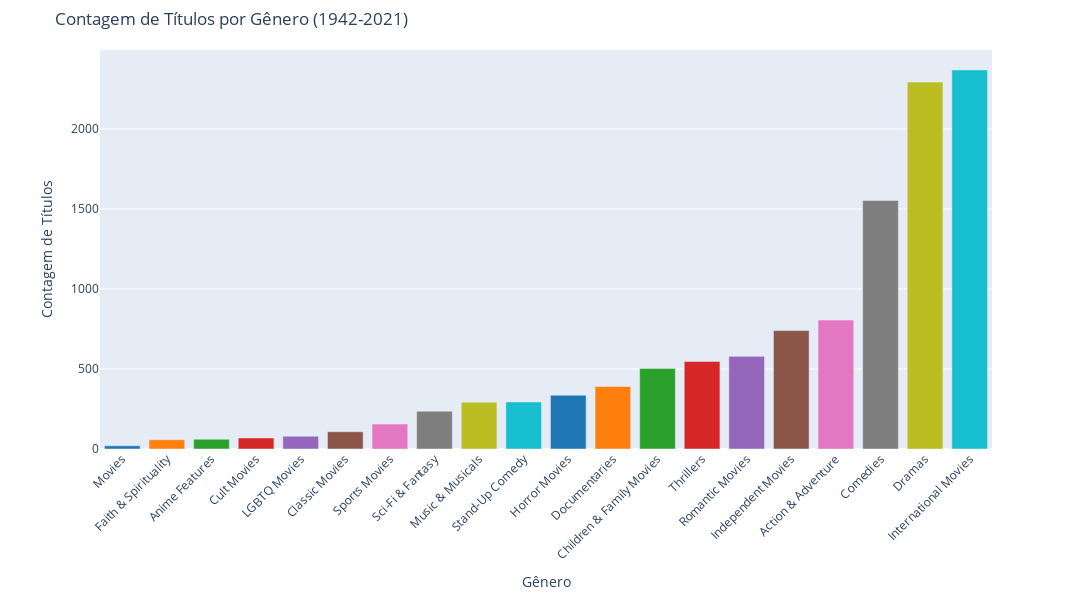

The code cell stored with this chart in its notebook:
### Code cell
# Ordenar a contagem de gêneros do menor para o maior
genero_contagem = df['Genero'].str.split(', ', expand=True).stack().value_counts()
genero_contagem = genero_contagem.sort_values()

# Definindo uma paleta de cores
cores_rgb = ['rgb(31, 119, 180)', 'rgb(255, 127, 14)', 'rgb(44, 160, 44)', 'rgb(214, 39, 40)', 
             'rgb(148, 103, 189)', 'rgb(140, 86, 75)', 'rgb(227, 119, 194)', 'rgb(127, 127, 127)', 
             'rgb(188, 189, 34)', 'rgb(23, 190, 207)']

# Criando o gráfico de barras
fig = go.Figure()

# Adicionando as barras ao gráfico com cores diferentes para cada barra
for i, (genero, contagem) in enumerate(zip(genero_contagem.index, genero_contagem.values)):
    fig.add_trace(go.Bar(x=[genero], y=[contagem], marker_color=cores_rgb[i % len(cores_rgb)]))

# Atualizando o layout do gráfico
fig.update_layout(title='Contagem de Títulos por Gênero (1942-2021)',
                  xaxis_title='Gênero',
                  yaxis_title='Contagem de Títulos',
                  xaxis=dict(tickangle=-45, tickmode='array', tickvals=genero_contagem.index, ticktext=genero_contagem.index),  # Definindo texto do eixo x
                  height=600,  # Altura do gráfico
                  width=1130,  # Largura do gráfico
                  showlegend=False,
                  margin=dict(l=100, r=100, t=50, b=50))  # Definindo as margens

# Mostrando o gráfico
fig.show()

### Figure 1 — Plotly figure (JSON) as saved in the notebook; plotly's stock layout.template omitted (floating-point values rounded to 4 significant figures)
{"data": [{"marker": {"color": "rgb(31, 119, 180)"}, "type": "bar", "x": ["Movies"], "y": [20]}, {"marker": {"color": "rgb(255, 127, 14)"}, "type": "bar", "x": ["Faith & Spirituality"], "y": [58]}, {"marker": {"color": "rgb(44, 160, 44)"}, "type": "bar", "x": ["Anime Features"], "y": [61]}, {"marker": {"color": "rgb(214, 39, 40)"}, "type": "bar", "x": ["Cult Movies"], "y": [69]}, {"marker": {"color": "rgb(148, 103, 189)"}, "type": "bar", "x": ["LGBTQ Movies"], "y": [80]}, {"marker": {"color": "rgb(140, 86, 75)"}, "type": "bar", "x": ["Classic Movies"], "y": [108]}, {"marker": {"color": "rgb(227, 119, 194)"}, "type": "bar", "x": ["Sports Movies"], "y": [156]}, {"marker": {"color": "rgb(127, 127, 127)"}, "type": "bar", "x": ["Sci-Fi & Fantasy"], "y": [236]}, {"marker": {"color": "rgb(188, 189, 34)"}, "type": "bar", "x": ["Music & Musicals"], "y": [292]}, {"marker": {"color": "rgb(23, 190, 207)"}, "type": "bar", "x": ["Stand-Up Comedy"], "y": [294]}, {"marker": {"color": "rgb(31, 119, 180)"}, "type": "bar", "x": ["Horror Movies"], "y": [336]}, {"marker": {"color": "rgb(255, 127, 14)"}, "type": "bar", "x": ["Documentaries"], "y": [391]}, {"marker": {"color": "rgb(44, 160, 44)"}, "type": "bar", "x": ["Children & Family Movies"], "y": [503]}, {"marker": {"color": "rgb(214, 39, 40)"}, "type": "bar", "x": ["Thrillers"], "y": [547]}, {"marker": {"color": "rgb(148, 103, 189)"}, "type": "bar", "x": ["Romantic Movies"], "y": [579]}, {"marker": {"color": "rgb(140, 86, 75)"}, "type": "bar", "x": ["Independent Movies"], "y": [740]}, {"marker": {"color": "rgb(227, 119, 194)"}, "type": "bar", "x": ["Action & Adventure"], "y": [806]}, {"marker": {"color": "rgb(127, 127, 127)"}, "type": "bar", "x": ["Comedies"], "y": [1553]}, {"marker": {"color": "rgb(188, 189, 34)"}, "type": "bar", "x": ["Dramas"], "y": [2293]}, {"marker": {"color": "rgb(23, 190, 207)"}, "type": "bar", "x": ["International Movies"], "y": [2369]}], "layout": {"height": 600, "margin": {"b": 50, "l": 100, "r": 100, "t": 50}, "showlegend": false, "title": {"text": "Contagem de Títulos por Gênero (1942-2021)"}, "width": 1130, "xaxis": {"tickangle": -45, "tickmode": "array", "ticktext": ["Movies", "Faith & Spirituality", "Anime Features", "Cult Movies", "LGBTQ Movies", "Classic Movies", "Sports Movies", "Sci-Fi & Fantasy", "Music & Musicals", "Stand-Up Comedy", "Horror Movies", "Documentaries", "Children & Family Movies", "Thrillers", "Romantic Movies", "Independent Movies", "Action & Adventure", "Comedies", "Dramas", "International Movies"], "tickvals": ["Movies", "Faith & Spirituality", "Anime Features", "Cult Movies", "LGBTQ Movies", "Classic Movies", "Sports Movies", "Sci-Fi & Fantasy", "Music & Musicals", "Stand-Up Comedy", "Horror Movies", "Documentaries", "Children & Family Movies", "Thrillers", "Romantic Movies", "Independent Movies", "Action & Adventure", "Comedies", "Dramas", "International Movies"], "title": {"text": "Gênero"}}, "yaxis": {"title": {"text": "Contagem de Títulos"}}}}
